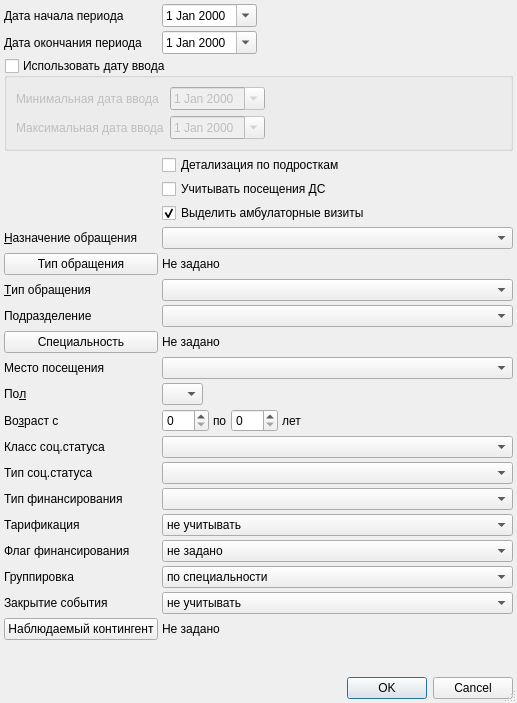
<?xml version="1.0" encoding="UTF-8"?>
<ui version="4.0">
 <class>ReportF30SetupDialog</class>
 <widget class="QDialog" name="ReportF30SetupDialog">
  <property name="windowModality">
   <enum>Qt::ApplicationModal</enum>
  </property>
  <property name="geometry">
   <rect>
    <x>0</x>
    <y>0</y>
    <width>517</width>
    <height>703</height>
   </rect>
  </property>
  <property name="windowTitle">
   <string>параметры отчёта</string>
  </property>
  <property name="sizeGripEnabled">
   <bool>true</bool>
  </property>
  <layout class="QGridLayout">
   <property name="leftMargin">
    <number>4</number>
   </property>
   <property name="topMargin">
    <number>4</number>
   </property>
   <property name="rightMargin">
    <number>4</number>
   </property>
   <property name="bottomMargin">
    <number>4</number>
   </property>
   <property name="spacing">
    <number>4</number>
   </property>
   <item row="2" column="0" colspan="3">
    <widget class="QGroupBox" name="grpUseInputDate">
     <property name="title">
      <string>Использовать дату ввода</string>
     </property>
     <property name="checkable">
      <bool>true</bool>
     </property>
     <property name="checked">
      <bool>false</bool>
     </property>
     <layout class="QGridLayout" name="gridLayout">
      <item row="0" column="1">
       <widget class="CDateEdit" name="edtBegInputDate">
        <property name="calendarPopup">
         <bool>true</bool>
        </property>
       </widget>
      </item>
      <item row="0" column="0">
       <widget class="QLabel" name="lblBegInputDate">
        <property name="text">
         <string>Минимальная дата ввода</string>
        </property>
        <property name="buddy">
         <cstring>edtBegInputDate</cstring>
        </property>
       </widget>
      </item>
      <item row="1" column="0">
       <widget class="QLabel" name="lblEndInputDate">
        <property name="text">
         <string>Максимальная дата ввода</string>
        </property>
        <property name="buddy">
         <cstring>edtEndInputDate</cstring>
        </property>
       </widget>
      </item>
      <item row="1" column="1">
       <widget class="CDateEdit" name="edtEndInputDate">
        <property name="calendarPopup">
         <bool>true</bool>
        </property>
       </widget>
      </item>
      <item row="0" column="2">
       <spacer>
        <property name="orientation">
         <enum>Qt::Horizontal</enum>
        </property>
        <property name="sizeHint" stdset="0">
         <size>
          <width>80</width>
          <height>20</height>
         </size>
        </property>
       </spacer>
      </item>
      <item row="1" column="2">
       <spacer>
        <property name="orientation">
         <enum>Qt::Horizontal</enum>
        </property>
        <property name="sizeHint" stdset="0">
         <size>
          <width>80</width>
          <height>19</height>
         </size>
        </property>
       </spacer>
      </item>
     </layout>
    </widget>
   </item>
   <item row="16" column="1" colspan="2">
    <widget class="QFrame" name="frmAge">
     <property name="frameShape">
      <enum>QFrame::NoFrame</enum>
     </property>
     <property name="frameShadow">
      <enum>QFrame::Raised</enum>
     </property>
     <layout class="QHBoxLayout" name="_2">
      <property name="spacing">
       <number>4</number>
      </property>
      <property name="leftMargin">
       <number>0</number>
      </property>
      <property name="topMargin">
       <number>0</number>
      </property>
      <property name="rightMargin">
       <number>0</number>
      </property>
      <property name="bottomMargin">
       <number>0</number>
      </property>
      <item>
       <widget class="QSpinBox" name="edtAgeFrom">
        <property name="sizePolicy">
         <sizepolicy hsizetype="Preferred" vsizetype="Fixed">
          <horstretch>0</horstretch>
          <verstretch>0</verstretch>
         </sizepolicy>
        </property>
        <property name="maximum">
         <number>150</number>
        </property>
       </widget>
      </item>
      <item>
       <widget class="QLabel" name="lblAgeTo">
        <property name="text">
         <string>по</string>
        </property>
        <property name="buddy">
         <cstring>edtAgeTo</cstring>
        </property>
       </widget>
      </item>
      <item>
       <widget class="QSpinBox" name="edtAgeTo">
        <property name="sizePolicy">
         <sizepolicy hsizetype="Preferred" vsizetype="Fixed">
          <horstretch>0</horstretch>
          <verstretch>0</verstretch>
         </sizepolicy>
        </property>
        <property name="maximum">
         <number>150</number>
        </property>
       </widget>
      </item>
      <item>
       <widget class="QLabel" name="lblAgeYears">
        <property name="text">
         <string>лет</string>
        </property>
        <property name="buddy">
         <cstring>edtAgeTo</cstring>
        </property>
       </widget>
      </item>
      <item>
       <spacer>
        <property name="orientation">
         <enum>Qt::Horizontal</enum>
        </property>
        <property name="sizeHint" stdset="0">
         <size>
          <width>21</width>
          <height>20</height>
         </size>
        </property>
       </spacer>
      </item>
     </layout>
    </widget>
   </item>
   <item row="20" column="0">
    <widget class="QLabel" name="lblTypeFinance">
     <property name="text">
      <string>Тип финансирования</string>
     </property>
    </widget>
   </item>
   <item row="15" column="0">
    <widget class="QLabel" name="lblSex">
     <property name="text">
      <string>По&amp;л</string>
     </property>
     <property name="buddy">
      <cstring>cmbSex</cstring>
     </property>
    </widget>
   </item>
   <item row="8" column="0">
    <widget class="QLabel" name="lblEventPurpose">
     <property name="text">
      <string>&amp;Назначение обращения</string>
     </property>
     <property name="buddy">
      <cstring>cmbEventPurpose</cstring>
     </property>
    </widget>
   </item>
   <item row="22" column="0">
    <widget class="QLabel" name="lblVisitPayStatus">
     <property name="text">
      <string>Флаг финансирования</string>
     </property>
    </widget>
   </item>
   <item row="17" column="0">
    <widget class="QLabel" name="lblSocStatusClass">
     <property name="text">
      <string>Класс соц.статуса</string>
     </property>
     <property name="buddy">
      <cstring>cmbSocStatusClass</cstring>
     </property>
    </widget>
   </item>
   <item row="21" column="1" colspan="2">
    <widget class="QComboBox" name="cmbTariff">
     <item>
      <property name="text">
       <string>не учитывать</string>
      </property>
     </item>
     <item>
      <property name="text">
       <string>тарифицированные</string>
      </property>
     </item>
     <item>
      <property name="text">
       <string>не тарифицированные</string>
      </property>
     </item>
    </widget>
   </item>
   <item row="21" column="0">
    <widget class="QLabel" name="lblTariff">
     <property name="text">
      <string>Тарификация</string>
     </property>
    </widget>
   </item>
   <item row="27" column="0" colspan="3">
    <widget class="QDialogButtonBox" name="buttonBox">
     <property name="orientation">
      <enum>Qt::Horizontal</enum>
     </property>
     <property name="standardButtons">
      <set>QDialogButtonBox::Cancel|QDialogButtonBox::Ok</set>
     </property>
    </widget>
   </item>
   <item row="16" column="0">
    <widget class="QLabel" name="lblAge">
     <property name="text">
      <string>Во&amp;зраст с</string>
     </property>
     <property name="buddy">
      <cstring>edtAgeFrom</cstring>
     </property>
    </widget>
   </item>
   <item row="0" column="0">
    <widget class="QLabel" name="lblBegDate">
     <property name="text">
      <string>Дата начала периода</string>
     </property>
     <property name="buddy">
      <cstring>edtBegDate</cstring>
     </property>
    </widget>
   </item>
   <item row="26" column="0">
    <spacer>
     <property name="orientation">
      <enum>Qt::Vertical</enum>
     </property>
     <property name="sizeHint" stdset="0">
      <size>
       <width>20</width>
       <height>40</height>
      </size>
     </property>
    </spacer>
   </item>
   <item row="6" column="1" colspan="2">
    <widget class="QCheckBox" name="chkVisitHospital">
     <property name="text">
      <string>Учитывать посещения ДС</string>
     </property>
    </widget>
   </item>
   <item row="7" column="1" colspan="2">
    <widget class="QCheckBox" name="chkAmbulator">
     <property name="text">
      <string>Выделить амбулаторные визиты</string>
     </property>
     <property name="checked">
      <bool>true</bool>
     </property>
    </widget>
   </item>
   <item row="17" column="1" colspan="2">
    <widget class="CSocStatusComboBox" name="cmbSocStatusClass"/>
   </item>
   <item row="12" column="1" colspan="2">
    <widget class="COrgStructureComboBox" name="cmbOrgStructure"/>
   </item>
   <item row="1" column="0">
    <widget class="QLabel" name="lblEndDate">
     <property name="text">
      <string>Дата окончания периода</string>
     </property>
     <property name="buddy">
      <cstring>edtEndDate</cstring>
     </property>
    </widget>
   </item>
   <item row="14" column="0">
    <widget class="QLabel" name="lblScene">
     <property name="text">
      <string>Место посещения</string>
     </property>
    </widget>
   </item>
   <item row="14" column="1" colspan="2">
    <widget class="CRBComboBox" name="cmbScene"/>
   </item>
   <item row="9" column="0">
    <widget class="QPushButton" name="btnEventTypeList">
     <property name="text">
      <string>Тип обращения</string>
     </property>
    </widget>
   </item>
   <item row="9" column="1" colspan="2">
    <widget class="QLabel" name="lblEventTypeList">
     <property name="text">
      <string>Не задано</string>
     </property>
     <property name="wordWrap">
      <bool>true</bool>
     </property>
    </widget>
   </item>
   <item row="13" column="0">
    <widget class="QPushButton" name="btnSpecialityList">
     <property name="text">
      <string>Специальность</string>
     </property>
    </widget>
   </item>
   <item row="12" column="0">
    <widget class="QLabel" name="lblOrgStructure">
     <property name="text">
      <string>Подразделение</string>
     </property>
     <property name="buddy">
      <cstring>cmbOrgStructure</cstring>
     </property>
    </widget>
   </item>
   <item row="1" column="2">
    <spacer>
     <property name="orientation">
      <enum>Qt::Horizontal</enum>
     </property>
     <property name="sizeHint" stdset="0">
      <size>
       <width>61</width>
       <height>20</height>
      </size>
     </property>
    </spacer>
   </item>
   <item row="18" column="0">
    <widget class="QLabel" name="lblSocStatusType">
     <property name="text">
      <string>Тип соц.статуса</string>
     </property>
     <property name="buddy">
      <cstring>cmbSocStatusType</cstring>
     </property>
    </widget>
   </item>
   <item row="15" column="1">
    <widget class="QComboBox" name="cmbSex">
     <property name="sizePolicy">
      <sizepolicy hsizetype="Maximum" vsizetype="Fixed">
       <horstretch>0</horstretch>
       <verstretch>0</verstretch>
      </sizepolicy>
     </property>
     <item>
      <property name="text">
       <string/>
      </property>
     </item>
     <item>
      <property name="text">
       <string>М</string>
      </property>
     </item>
     <item>
      <property name="text">
       <string>Ж</string>
      </property>
     </item>
    </widget>
   </item>
   <item row="5" column="1" colspan="2">
    <widget class="QCheckBox" name="chkDetailChildren">
     <property name="text">
      <string>Детализация по подросткам</string>
     </property>
    </widget>
   </item>
   <item row="22" column="1" colspan="2">
    <widget class="QComboBox" name="cmbVisitPayStatus">
     <item>
      <property name="text">
       <string>не задано</string>
      </property>
     </item>
     <item>
      <property name="text">
       <string>не выставлено</string>
      </property>
     </item>
     <item>
      <property name="text">
       <string>выставлено</string>
      </property>
     </item>
     <item>
      <property name="text">
       <string>отказано</string>
      </property>
     </item>
     <item>
      <property name="text">
       <string>оплачено</string>
      </property>
     </item>
    </widget>
   </item>
   <item row="8" column="1" colspan="2">
    <widget class="CRBComboBox" name="cmbEventPurpose"/>
   </item>
   <item row="24" column="0">
    <widget class="QLabel" name="lblIsEventClosed">
     <property name="text">
      <string>Закрытие события</string>
     </property>
    </widget>
   </item>
   <item row="24" column="1" colspan="2">
    <widget class="QComboBox" name="cmbIsEventClosed">
     <item>
      <property name="text">
       <string>не учитывать</string>
      </property>
     </item>
     <item>
      <property name="text">
       <string>только завершённые</string>
      </property>
     </item>
     <item>
      <property name="text">
       <string>только незавершённые</string>
      </property>
     </item>
    </widget>
   </item>
   <item row="13" column="1" colspan="2">
    <widget class="QLabel" name="lblSpecialityList">
     <property name="text">
      <string>Не задано</string>
     </property>
     <property name="wordWrap">
      <bool>true</bool>
     </property>
    </widget>
   </item>
   <item row="1" column="1">
    <widget class="CDateEdit" name="edtEndDate">
     <property name="calendarPopup">
      <bool>true</bool>
     </property>
    </widget>
   </item>
   <item row="11" column="1" colspan="2">
    <widget class="CRBComboBox" name="cmbEventType"/>
   </item>
   <item row="0" column="2">
    <spacer>
     <property name="orientation">
      <enum>Qt::Horizontal</enum>
     </property>
     <property name="sizeHint" stdset="0">
      <size>
       <width>61</width>
       <height>20</height>
      </size>
     </property>
    </spacer>
   </item>
   <item row="20" column="1" colspan="2">
    <widget class="CRBComboBox" name="cmbTypeFinance"/>
   </item>
   <item row="23" column="1" colspan="2">
    <widget class="QComboBox" name="cmbGrouping">
     <item>
      <property name="text">
       <string>по специальности</string>
      </property>
     </item>
     <item>
      <property name="text">
       <string>по должности</string>
      </property>
     </item>
     <item>
      <property name="text">
       <string>по профилю оплаты</string>
      </property>
     </item>
     <item>
      <property name="text">
       <string>по страховым</string>
      </property>
     </item>
    </widget>
   </item>
   <item row="11" column="0">
    <widget class="QLabel" name="lblEventType">
     <property name="text">
      <string>&amp;Тип обращения</string>
     </property>
     <property name="buddy">
      <cstring>cmbEventType</cstring>
     </property>
    </widget>
   </item>
   <item row="18" column="1" colspan="2">
    <widget class="CRBComboBox" name="cmbSocStatusType"/>
   </item>
   <item row="0" column="1">
    <widget class="CDateEdit" name="edtBegDate">
     <property name="calendarPopup">
      <bool>true</bool>
     </property>
    </widget>
   </item>
   <item row="23" column="0">
    <widget class="QLabel" name="lblGrouping">
     <property name="text">
      <string>Группировка</string>
     </property>
    </widget>
   </item>
   <item row="25" column="0">
    <widget class="QPushButton" name="btnContingentTypeList">
     <property name="text">
      <string>Наблюдаемый контингент</string>
     </property>
    </widget>
   </item>
   <item row="25" column="1" colspan="2">
    <widget class="QLabel" name="lblContingentTypeList">
     <property name="text">
      <string>Не задано</string>
     </property>
     <property name="wordWrap">
      <bool>true</bool>
     </property>
    </widget>
   </item>
  </layout>
 </widget>
 <customwidgets>
  <customwidget>
   <class>COrgStructureComboBox</class>
   <extends>QComboBox</extends>
   <header>Orgs/OrgStructComboBoxes.h</header>
  </customwidget>
  <customwidget>
   <class>CRBComboBox</class>
   <extends>QComboBox</extends>
   <header>library/crbcombobox.h</header>
  </customwidget>
  <customwidget>
   <class>CDateEdit</class>
   <extends>QDateEdit</extends>
   <header>library/DateEdit</header>
  </customwidget>
  <customwidget>
   <class>CSocStatusComboBox</class>
   <extends>QComboBox</extends>
   <header>Registry/SocStatusComboBox.h</header>
  </customwidget>
 </customwidgets>
 <tabstops>
  <tabstop>edtBegDate</tabstop>
  <tabstop>edtEndDate</tabstop>
  <tabstop>chkDetailChildren</tabstop>
  <tabstop>chkVisitHospital</tabstop>
  <tabstop>chkAmbulator</tabstop>
  <tabstop>cmbEventPurpose</tabstop>
  <tabstop>btnEventTypeList</tabstop>
  <tabstop>cmbEventType</tabstop>
  <tabstop>cmbOrgStructure</tabstop>
  <tabstop>btnSpecialityList</tabstop>
  <tabstop>cmbScene</tabstop>
  <tabstop>cmbSex</tabstop>
  <tabstop>edtAgeFrom</tabstop>
  <tabstop>edtAgeTo</tabstop>
  <tabstop>cmbSocStatusClass</tabstop>
  <tabstop>cmbSocStatusType</tabstop>
  <tabstop>cmbTypeFinance</tabstop>
  <tabstop>cmbTariff</tabstop>
  <tabstop>cmbVisitPayStatus</tabstop>
  <tabstop>cmbGrouping</tabstop>
  <tabstop>cmbIsEventClosed</tabstop>
  <tabstop>buttonBox</tabstop>
 </tabstops>
 <resources/>
 <connections>
  <connection>
   <sender>buttonBox</sender>
   <signal>accepted()</signal>
   <receiver>ReportF30SetupDialog</receiver>
   <slot>accept()</slot>
   <hints>
    <hint type="sourcelabel">
     <x>116</x>
     <y>597</y>
    </hint>
    <hint type="destinationlabel">
     <x>102</x>
     <y>90</y>
    </hint>
   </hints>
  </connection>
  <connection>
   <sender>buttonBox</sender>
   <signal>rejected()</signal>
   <receiver>ReportF30SetupDialog</receiver>
   <slot>reject()</slot>
   <hints>
    <hint type="sourcelabel">
     <x>229</x>
     <y>597</y>
    </hint>
    <hint type="destinationlabel">
     <x>236</x>
     <y>76</y>
    </hint>
   </hints>
  </connection>
 </connections>
</ui>
